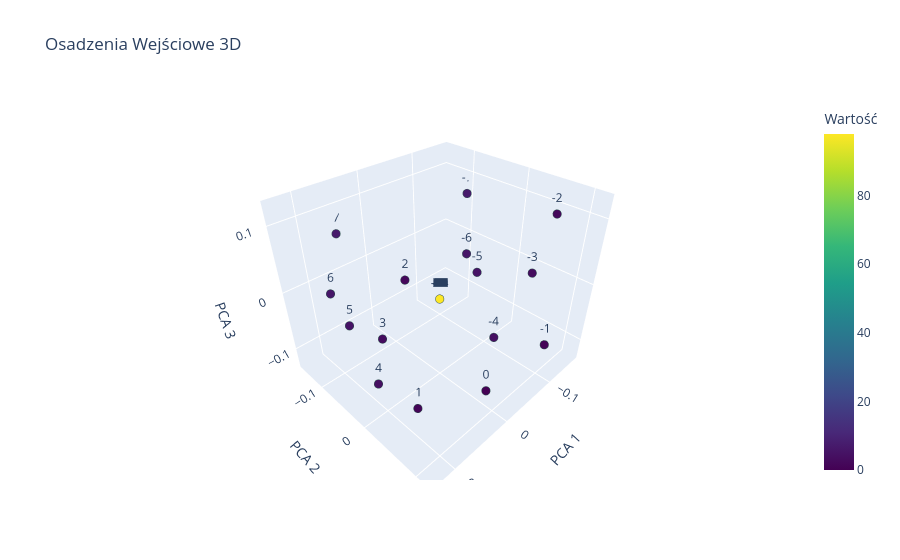

The cell this chart's notebook holds for it:
### Code cell
import torch
import pandas as pd
import plotly.express as px
from sklearn.decomposition import PCA

def plot_embeddings_3d(model, title="Osadzenia Wejściowe 3D"):
    embeddings = model.tokens_embed.weight.detach().cpu().numpy()
    
    pca = PCA(n_components=3)
    embeddings_3d = pca.fit_transform(embeddings)
    
    num_tokens = embeddings.shape[0]
    labels = [str(i - num_tokens//2) for i in range(num_tokens)] 
    
    values = [abs(i - num_tokens//2) for i in range(num_tokens)]
    
    df = pd.DataFrame({
        'PCA 1': embeddings_3d[:, 0],
        'PCA 2': embeddings_3d[:, 1],
        'PCA 3': embeddings_3d[:, 2],
        'Token': labels,
        'Wartość': values
    })
    
    fig = px.scatter_3d(
        df, 
        x='PCA 1', 
        y='PCA 2', 
        z='PCA 3',
        text='Token',
        color='Wartość',
        color_continuous_scale='Viridis',
        title=title
    )
    
    fig.update_traces(
        marker=dict(size=5, line=dict(width=1, color='DarkSlateGrey')),
        textposition='top center'
    )
    
    fig.show()


plot_embeddings_3d(model)

### Figure 1 — Plotly figure (JSON) as saved in the notebook; plotly's stock layout.template omitted (floating-point values rounded to 4 significant figures; data arrays with more than 128 entries replaced by an {"elided": "..."} marker saying what was removed)
{"data": [{"hovertemplate": "PCA 1=%{x}<br>PCA 2=%{y}<br>PCA 3=%{z}<br>Token=%{text}<br>Wartość=%{marker.color}<extra></extra>", "legendgroup": "", "marker": {"color": {"elided": "197 int values"}, "coloraxis": "coloraxis", "line": {"color": "DarkSlateGrey", "width": 1}, "size": 5, "symbol": "circle"}, "mode": "markers+text", "name": "", "scene": "scene", "showlegend": false, "text": {"elided": "197 str values"}, "textposition": "top center", "type": "scatter3d", "x": {"elided": "197 float values"}, "y": {"elided": "197 float values"}, "z": {"elided": "197 float values"}}], "layout": {"coloraxis": {"colorbar": {"title": {"text": "Wartość"}}, "colorscale": [[0, "#440154"], [0.1111, "#482878"], [0.2222, "#3e4989"], [0.3333, "#31688e"], [0.4444, "#26828e"], [0.5556, "#1f9e89"], [0.6667, "#35b779"], [0.7778, "#6ece58"], [0.8889, "#b5de2b"], [1, "#fde725"]]}, "legend": {"tracegroupgap": 0}, "scene": {"domain": {"x": [0, 1], "y": [0, 1]}, "xaxis": {"title": {"text": "PCA 1"}}, "yaxis": {"title": {"text": "PCA 2"}}, "zaxis": {"title": {"text": "PCA 3"}}}, "title": {"text": "Osadzenia Wejściowe 3D"}}}
